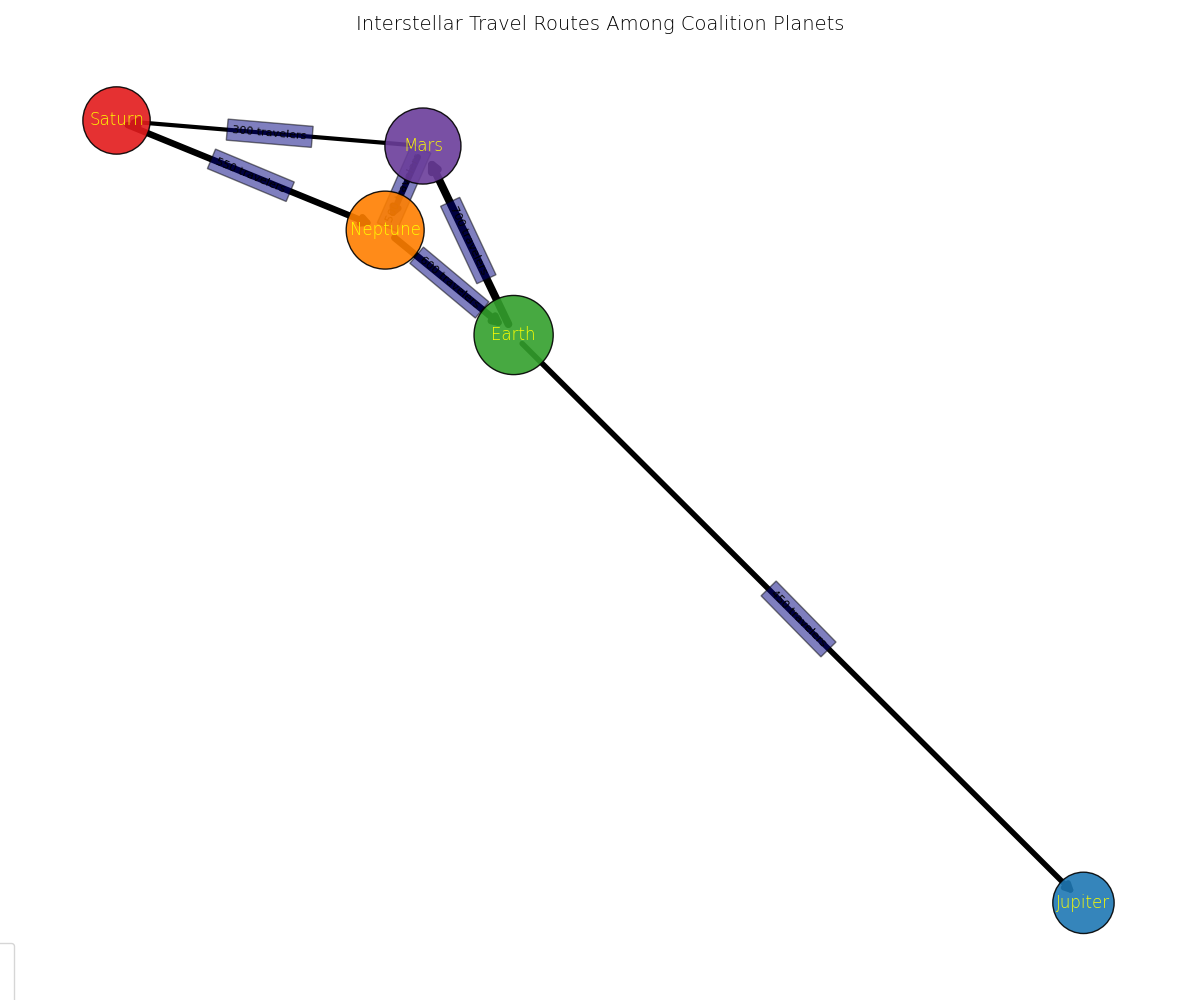

Generate this figure with Python:
import matplotlib.pyplot as plt
import networkx as nx

planets = ['Earth', 'Mars', 'Jupiter', 'Saturn', 'Neptune']

travel_routes = [
    ('Earth', 'Mars', 700),
    ('Earth', 'Jupiter', 450),
    ('Mars', 'Saturn', 300),
    ('Saturn', 'Neptune', 550),
    ('Neptune', 'Earth', 600),
    ('Mars', 'Neptune', 500)
]

G = nx.DiGraph()
G.add_nodes_from(planets)

for source, dest, volume in travel_routes:
    G.add_edge(source, dest, weight=volume)

travel_volumes = {planet: sum(d['weight'] for u, v, d in G.edges(planet, data=True)) +
                               sum(d['weight'] for u, v, d in G.in_edges(planet, data=True)) for planet in planets}

node_sizes = [1500 + travel_volumes[planet] for planet in planets]

pos = nx.spring_layout(G)

edge_labels = {(u, v): f'{d["weight"]} travelers' for u, v, d in G.edges(data=True)}
edge_widths = [1 + G[u][v]['weight'] / 150 for u, v in G.edges()]

# Manually shuffled node colors
node_colors = ['#33a02c', '#6a3d9a', '#1f78b4', '#e31a1c', '#ff7f00']

plt.figure(figsize=(12, 10))
nx.draw_networkx_nodes(G, pos, node_size=node_sizes, node_color=node_colors, alpha=0.9, edgecolors='black')

nx.draw_networkx_edges(G, pos, edgelist=G.edges, edge_color='black', arrows=True, arrowsize=12, width=edge_widths)
nx.draw_networkx_labels(G, pos, font_size=12, font_weight='light', font_color="yellow")

nx.draw_networkx_edge_labels(G, pos, edge_labels=edge_labels, font_size=8, label_pos=0.5, bbox=dict(facecolor='navy', alpha=0.5))

plt.title('Interstellar Travel Routes Among Coalition Planets', fontsize=14, fontweight='light')
plt.grid(True, linestyle='-.', alpha=0.3)
plt.axis('off')
plt.tight_layout()

legend_markers = [plt.Line2D([0], [0], marker='o', color='w', label=planet, markersize=10, markerfacecolor=node_colors[i]) for i, planet in enumerate(planets)]
plt.legend(handles=legend_markers, title="Planets", loc='lower left', bbox_to_anchor=(-0.1, -0.1))

plt.show()
